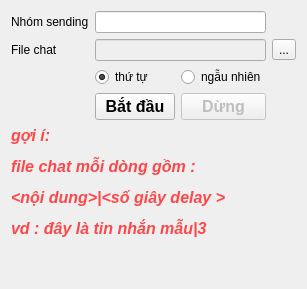
                   <widget class="QWidget" name="tab">
                    <attribute name="title">
                     <string>Bằng File</string>
                    </attribute>
                    <layout class="QGridLayout" name="gridLayout_14">
                     <item row="4" column="0" colspan="3">
                      <widget class="QLabel" name="label_44">
                       <property name="font">
                        <font>
                         <pointsize>12</pointsize>
                         <weight>75</weight>
                         <italic>true</italic>
                         <bold>true</bold>
                        </font>
                       </property>
                       <property name="styleSheet">
                        <string notr="true">color: rgb(255, 70, 73);</string>
                       </property>
                       <property name="text">
                        <string>&lt;html&gt;&lt;head/&gt;&lt;body&gt;&lt;p&gt;gợi í:&lt;/p&gt;&lt;p&gt;file chat mỗi dòng gồm :&lt;/p&gt;&lt;p&gt;&amp;lt;nội dung&amp;gt;|&amp;lt;số giây delay &amp;gt;&lt;/p&gt;&lt;p&gt;vd :  đây là tin nhắn mẫu|3&lt;/p&gt;&lt;/body&gt;&lt;/html&gt;</string>
                       </property>
                      </widget>
                     </item>
                     <item row="0" column="0">
                      <widget class="QLabel" name="label_30">
                       <property name="text">
                        <string>Nhóm sending</string>
                       </property>
                      </widget>
                     </item>
                     <item row="3" column="2">
                      <widget class="QPushButton" name="btn_stop_seedfile">
                       <property name="enabled">
                        <bool>false</bool>
                       </property>
                       <property name="font">
                        <font>
                         <pointsize>12</pointsize>
                         <weight>75</weight>
                         <bold>true</bold>
                        </font>
                       </property>
                       <property name="text">
                        <string>Dừng</string>
                       </property>
                      </widget>
                     </item>
                     <item row="2" column="2">
                      <widget class="QRadioButton" name="rd_seed_random">
                       <property name="text">
                        <string>ngẫu nhiên</string>
                       </property>
                      </widget>
                     </item>
                     <item row="1" column="0">
                      <widget class="QLabel" name="label_31">
                       <property name="text">
                        <string>File chat</string>
                       </property>
                      </widget>
                     </item>
                     <item row="2" column="1">
                      <widget class="QRadioButton" name="rd_seed_next">
                       <property name="text">
                        <string>thứ tự</string>
                       </property>
                       <property name="checked">
                        <bool>true</bool>
                       </property>
                      </widget>
                     </item>
                     <item row="1" column="3">
                      <widget class="QToolButton" name="btn_filechatsending">
                       <property name="text">
                        <string>...</string>
                       </property>
                      </widget>
                     </item>
                     <item row="0" column="1" colspan="2">
                      <widget class="QLineEdit" name="le_groupsendingfile"/>
                     </item>
                     <item row="1" column="1" colspan="2">
                      <widget class="QLineEdit" name="le_filechatsendingfile">
                       <property name="enabled">
                        <bool>false</bool>
                       </property>
                      </widget>
                     </item>
                     <item row="3" column="1">
                      <widget class="QPushButton" name="btn_start_seedfile">
                       <property name="font">
                        <font>
                         <pointsize>12</pointsize>
                         <weight>75</weight>
                         <bold>true</bold>
                        </font>
                       </property>
                       <property name="text">
                        <string>Bắt đầu</string>
                       </property>
                      </widget>
                     </item>
                     <item row="5" column="1">
                      <spacer name="verticalSpacer_11">
                       <property name="orientation">
                        <enum>Qt::Vertical</enum>
                       </property>
                       <property name="sizeHint" stdset="0">
                        <size>
                         <width>20</width>
                         <height>40</height>
                        </size>
                       </property>
                      </spacer>
                     </item>
                    </layout>
                   </widget>
